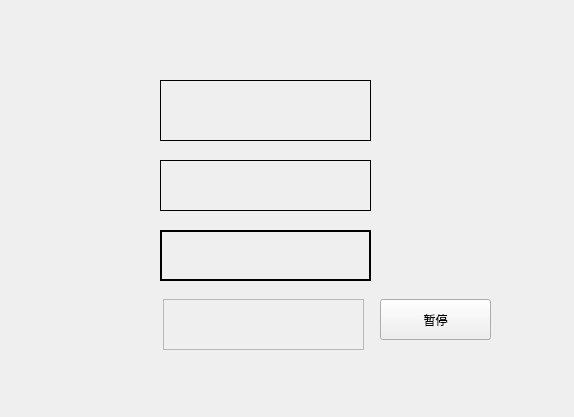
<?xml version="1.0" encoding="UTF-8"?>
<ui version="4.0">
 <class>Widget</class>
 <widget class="QWidget" name="Widget">
  <property name="geometry">
   <rect>
    <x>0</x>
    <y>0</y>
    <width>574</width>
    <height>417</height>
   </rect>
  </property>
  <property name="windowTitle">
   <string>Widget</string>
  </property>
  <widget class="mylabel" name="label_1">
   <property name="geometry">
    <rect>
     <x>160</x>
     <y>80</y>
     <width>211</width>
     <height>61</height>
    </rect>
   </property>
   <property name="frameShape">
    <enum>QFrame::Box</enum>
   </property>
   <property name="text">
    <string/>
   </property>
  </widget>
  <widget class="QLabel" name="label_2">
   <property name="geometry">
    <rect>
     <x>160</x>
     <y>160</y>
     <width>211</width>
     <height>51</height>
    </rect>
   </property>
   <property name="frameShape">
    <enum>QFrame::Panel</enum>
   </property>
   <property name="text">
    <string/>
   </property>
  </widget>
  <widget class="QLabel" name="label_3">
   <property name="geometry">
    <rect>
     <x>160</x>
     <y>230</y>
     <width>211</width>
     <height>51</height>
    </rect>
   </property>
   <property name="frameShape">
    <enum>QFrame::WinPanel</enum>
   </property>
   <property name="text">
    <string/>
   </property>
  </widget>
  <widget class="QLabel" name="label_4">
   <property name="geometry">
    <rect>
     <x>163</x>
     <y>299</y>
     <width>201</width>
     <height>51</height>
    </rect>
   </property>
   <property name="frameShape">
    <enum>QFrame::StyledPanel</enum>
   </property>
   <property name="text">
    <string/>
   </property>
  </widget>
  <widget class="QPushButton" name="pushButton">
   <property name="geometry">
    <rect>
     <x>380</x>
     <y>299</y>
     <width>111</width>
     <height>41</height>
    </rect>
   </property>
   <property name="text">
    <string>暂停</string>
   </property>
  </widget>
 </widget>
 <customwidgets>
  <customwidget>
   <class>mylabel</class>
   <extends>QLabel</extends>
   <header>mylabel.h</header>
  </customwidget>
 </customwidgets>
 <resources/>
 <connections/>
</ui>
